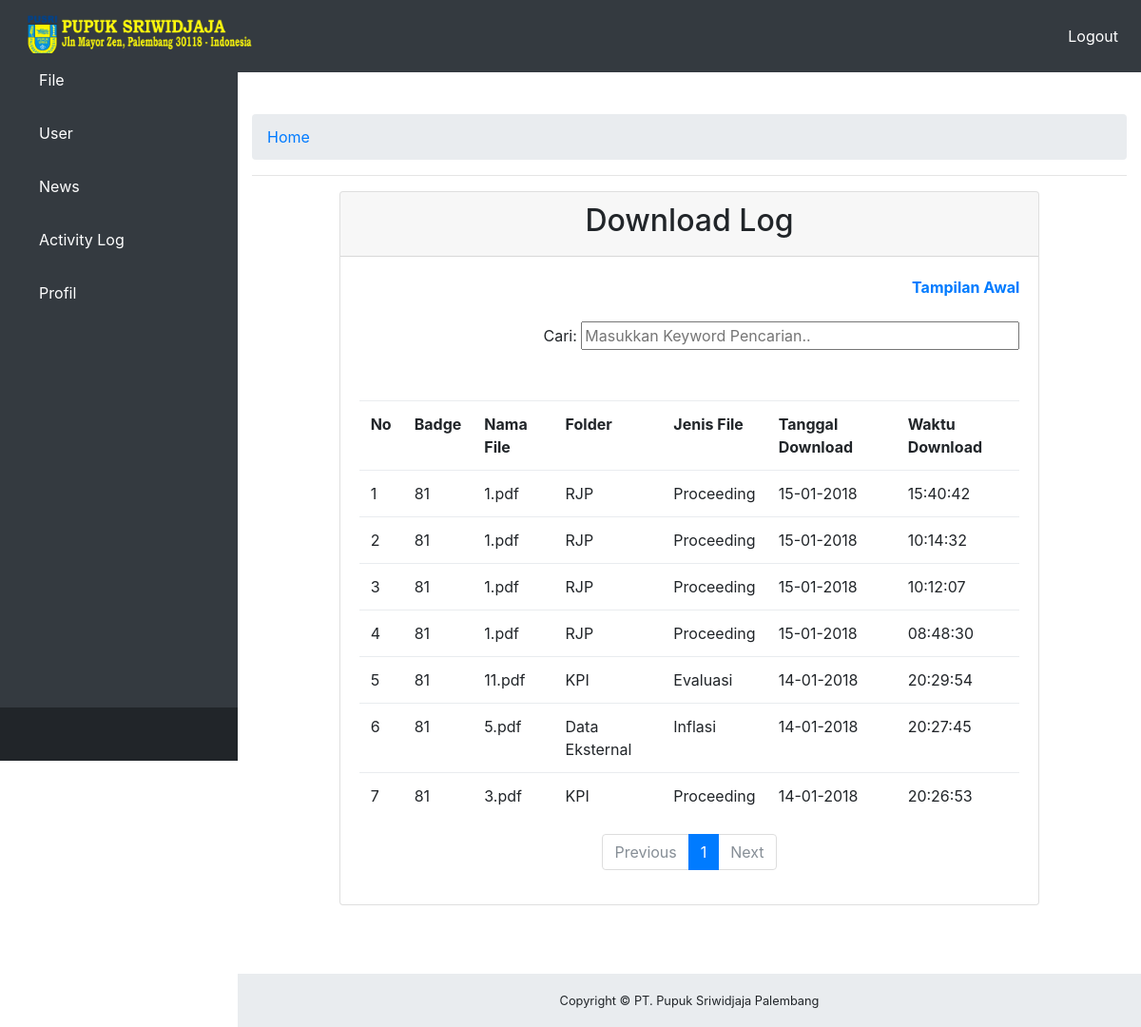
Screenshot of /activity_log.php (signed in) with the database file from the repository.
### tables this page shows
CREATE TABLE `download_log` (
  `id_dwnld` int(11) NOT NULL,
  `badge` varchar(10) NOT NULL,
  `nama_file` varchar(50) NOT NULL,
  `folder` varchar(20) NOT NULL,
  `jenis_file` varchar(25) NOT NULL,
  `tgl_download` varchar(12) NOT NULL,
  `waktu_download` varchar(10) NOT NULL
);

### functions.php (called while the page is built, shortened)
<?php
$conn = mysqli_connect("localhost", "root", "", "cpis_pusri");
function query($query){
	global $conn;
	$result = mysqli_query($conn, $query);
	$rows = [];
	while ( $row = mysqli_fetch_assoc($result) ) {
		$rows[] = $row;
	}
	return $rows;
}

### activity_log.php (the view, shortened to what this page needs)
<?php
require 'functions.php';
	$jumlahDataPerHalaman = 8;
	$jumlahData = count(query("SELECT * FROM download_log ORDER BY id_dwnld"));
	$jumlahHalaman = ceil($jumlahData / $jumlahDataPerHalaman);
	$halamanAktif = (isset($_GET["halaman"])) ? $_GET["halaman"] : 1;
	$awalData = ($jumlahDataPerHalaman * $halamanAktif) - $jumlahDataPerHalaman;
$data = query("SELECT * FROM download_log ORDER BY id_dwnld DESC LIMIT $awalData, $jumlahDataPerHalaman");
require 'navbar_admin.php';
?>
<div class="d-flex justify-content-center">
 	<div class="col-md-10 m-auto">
 		 <div class="card">
 		 	<div class="card-header">
					<h2 align="center">Download Log</h2>
 		 	</div>
  			 <div class="card-body">
	<form action="" method="post" align="right">
		<a href="activity_log.php"><b>Tampilan Awal</b></a><br><br>
		<label for="keyword">Cari: </label>
		<input type="text" name="keyword" size="40" autofocus placeholder="Masukkan Keyword Pencarian.." autocomplete="off" id="keyword">
	</form>
<br><br>
	<div id="container">
<table align="center" class="table table-hover">
	<tr>
		<th>No</th>
		<th>Badge</th>
		<th>Nama File</th>
		<th>Folder</th>
		<th>Jenis File</th>
		<th>Tanggal Download</th>
		<th>Waktu Download</th>
	</tr>
	<?php $i=$awalData+1; ?>
	<?php foreach ($data as $row) : ?>
	<tr>
		<td><?= $i ?></td>
		<td><?= $row["badge"]; ?></td>
		<td><?= $row["nama_file"]; ?></td>
		<td><?= $row["folder"]; ?></td>
		<td><?= $row["jenis_file"]; ?></td>
		<td><?= $row["tgl_download"]; ?></td>
		<td><?= $row["waktu_download"]; ?></td>
	</tr>
	<?php $i++; ?>
<?php endforeach; ?>
	</table>	<?php require'navpag.php'; ?>
</div>
</div></div></div></div>
	<br><br><br>
<?php require 'footer.php'; ?>

### navbar_admin.php (shortened to what this page needs)
<!DOCTYPE html>
<html lang="en">
<head>
  <link href="css/bootstrap.min.css" rel="stylesheet">
  <link href="css/font-awesome.min.css" rel="stylesheet" type="text/css">
  <link href="css/sb-admin.css" rel="stylesheet">
</head>
<body class="fixed-nav sticky-footer" id="page-top">
  <nav class="navbar navbar-expand-lg navbar-dark bg-dark fixed-top" id="mainNav">
    <a class="navbar-brand"><img src="img/logopusri2.png" width="250" height="50" class="d-inline-block align-top"></a>
    <div class="collapse navbar-collapse" id="navbarResponsive">
      <ul class="navbar-nav navbar-sidenav" id="exampleAccordion">
        <li class="nav-item" data-toggle="tooltip" data-placement="right" title="File">
          <a class="nav-link nav-link-collapse collapsed" data-toggle="collapse" href="#collapseComponents" data-parent="#exampleAccordion">
            <i class="fa fa-fw fa-wrench"></i>
            <span class="nav-link-text"><font color="white">File</font></span>
          </a>
        </li>
        <li class="nav-item" data-toggle="tooltip" data-placement="right" title="User">
          <a class="nav-link nav-link-collapse collapsed" data-toggle="collapse" href="#collapseExamplePages" data-parent="#exampleAccordion">
            <i class="fa fa-fw fa-file"></i>
            <span class="nav-link-text"><font color="white">User</font></span>
          </a>
        </li>
        <li class="nav-item" data-toggle="tooltip" data-placement="right" title="News">
          <a class="nav-link nav-link-collapse collapsed" data-toggle="collapse" href="#collapseMulti" data-parent="#exampleAccordion">
            <i class="fa fa-fw fa-sitemap"></i>
            <span class="nav-link-text"><font color="white">News</font></span>
          </a>
        </li>
        <li class="nav-item" data-toggle="tooltip" data-placement="right" title="Components">
          <a class="nav-link nav-link-collapse collapsed" data-toggle="collapse" href="#activity" data-parent="#exampleAccordion">
            <i class="fa fa-fw fa-wrench"></i>
            <span class="nav-link-text"><font color="white">Activity Log</font></span>
          </a>
        </li>
        <li class="nav-item" data-toggle="tooltip" data-placement="right" title="Profil">
          <a class="nav-link nav-link-collapse collapsed" data-toggle="collapse" href="#profil" data-parent="#exampleAccordion">
            <i class="fa fa-fw fa-wrench"></i>
            <span class="nav-link-text"><font color="white">Profil</font></span>
          </a>
        </li>
      </ul>
      <ul class="navbar-nav sidenav-toggler">
        <li class="nav-item">
          <a class="nav-link text-center" id="sidenavToggler">
            <i class="fa fa-fw fa-angle-left"></i>
          </a>
        </li>
      </ul>
      <ul class="navbar-nav ml-auto">
        <li class="nav-item">
          <a class="nav-link" data-toggle="modal" data-target="#exampleModal">
            <i class="fa fa-fw fa-sign-out"></i><font color="white">Logout</font></a>
        </li>
      </ul>
    </div>
  </nav>
<br><br>
   <div class="content-wrapper">
    <div class="container-fluid">
      <ol class="breadcrumb">
        <li class="breadcrumb-item">
          <a href="Admin.php">Home</a>
        </li>
      </ol>
      <hr>

### navpag.php (shortened to what this page needs)
<nav aria-label="...">
  <ul class="pagination justify-content-center">
<?php if($halamanAktif == 1) : ?>
  	<li class="page-item disabled">
  		<span class="page-link">Previous</span>
<?php elseif($halamanAktif > 1) : ?>
    <li class="page-item">
      	<a class="page-link" href="?halaman=<?= $halamanAktif - 1;?>">Previous</a>
<?php endif; ?>
	</li>
<?php if ($jumlahHalaman<=8):?>
<?php for ($i = 1; $i <= $jumlahHalaman; $i++): ?>
	<?php if($i == $halamanAktif) : ?>
	<li class="page-item active">
      <span class="page-link">
        <?= $i;?>
      </span>
    </li>
	<?php else : ?>
    <li class="page-item"><a class="page-link" href="?halaman=<?= $i; ?>"><?= $i;?></a></li>
<?php endif; ?>
<?php endfor; ?>
<?php endif; ?>
 <?php if($halamanAktif >= $jumlahHalaman) : ?>
  	<li class="page-item disabled">
  		<span class="page-link">Next</span>
<?php elseif($halamanAktif < $jumlahHalaman) : ?>
    <li class="page-item">
      	<a class="page-link" href="?halaman=<?= $halamanAktif + 1;?>">Next</a>
<?php endif; ?>
	</li>
  </ul>
</nav>

### footer.php (shortened to what this page needs)
    <footer class="sticky-footer">
      <div class="container">
        <div class="text-center">
          <small>Copyright © PT. Pupuk Sriwidjaja Palembang</small>
        </div>
      </div>
    </footer>
</body>
</html>

### css/sb-admin.css (style rules this page uses)
html { position: relative; min-height: 100%; }
body { overflow-x: hidden; }
body.sticky-footer { margin-bottom: 56px; }
body.sticky-footer .content-wrapper { min-height: calc(100vh - 56px - 56px); }
body.fixed-nav { padding-top: 56px; }
.content-wrapper { min-height: calc(100vh - 56px); padding-top: 1rem; }
#mainNav .navbar-collapse { overflow: auto; max-height: 75vh; }
#mainNav .navbar-collapse .navbar-nav .nav-item .nav-link { cursor: pointer; }
#mainNav .navbar-collapse .navbar-sidenav .nav-link-collapse:after { float: right; content: '\f107'; font-family: 'FontAwesome'; }
#mainNav .navbar-collapse .navbar-sidenav .nav-link-collapse.collapsed:after { content: '\f105'; }
#mainNav .navbar-collapse .sidenav-toggler { display: none; }
@media (min-width: 992px) { #mainNav .navbar-brand { width: 250px; } }
@media (min-width: 992px) { #mainNav .navbar-collapse { overflow: visible; max-height: none; } }
@media (min-width: 992px) { #mainNav .navbar-collapse .navbar-sidenav { position: absolute; top: 0; left: 0; overflow-x: hidden; overflow-y: auto; -webkit-flex-direction: column; -ms-flex-direction: column; flex-direction: column; margin-top: 56px; } }
@media (min-width: 992px) { #mainNav .navbar-collapse .navbar-sidenav > .nav-item { width: 250px; padding: 0; } }
@media (min-width: 992px) { #mainNav .navbar-collapse .navbar-sidenav > .nav-item > .nav-link { padding: 1em; } }
#mainNav.fixed-top .sidenav-toggler { display: none; }
@media (min-width: 992px) { #mainNav.fixed-top .navbar-sidenav { height: calc(100vh - 112px); } }
@media (min-width: 992px) { #mainNav.fixed-top .sidenav-toggler { position: absolute; top: 0; left: 0; display: flex; overflow-x: hidden; overflow-y: auto; -webkit-flex-direction: column; -ms-flex-direction: column; flex-direction: column; margin-top: calc(100vh - 56px); } }
@media (min-width: 992px) { #mainNav.fixed-top .sidenav-toggler > .nav-item { width: 250px; padding: 0; } }
@media (min-width: 992px) { #mainNav.fixed-top .sidenav-toggler > .nav-item > .nav-link { padding: 1em; } }
#mainNav.fixed-top.navbar-dark .sidenav-toggler { background-color: #212529; }
#mainNav.fixed-top.navbar-dark .sidenav-toggler a i { color: #adb5bd; }
.content-wrapper { overflow-x: hidden; background: white; }
@media (min-width: 992px) { .content-wrapper { margin-left: 250px; } }
#sidenavToggler i { font-weight: 800; }
#mainNav.navbar-dark .navbar-collapse .navbar-sidenav .nav-link-collapse:after { color: #868e96; }
#mainNav.navbar-dark .navbar-collapse .navbar-sidenav > .nav-item > .nav-link { color: #868e96; }
@media (min-width: 992px) { #mainNav.navbar-dark .navbar-collapse .navbar-sidenav { background: #343a40; } }
footer.sticky-footer { position: absolute; right: 0; bottom: 0; width: 100%; height: 56px; background-color: #e9ecef; line-height: 55px; }
@media (min-width: 992px) { footer.sticky-footer { width: calc(100% - 250px); } }

### rows the page displays
download_log: badge "81", nama_file "1.pdf", folder "RJP", jenis_file "Proceeding", tgl_download "15-01-2018", waktu_download "15:40:42"
download_log: badge "81", nama_file "1.pdf", folder "RJP", jenis_file "Proceeding", tgl_download "15-01-2018", waktu_download "10:14:32"
download_log: badge "81", nama_file "1.pdf", folder "RJP", jenis_file "Proceeding", tgl_download "15-01-2018", waktu_download "10:12:07"
download_log: badge "81", nama_file "1.pdf", folder "RJP", jenis_file "Proceeding", tgl_download "15-01-2018", waktu_download "08:48:30"
download_log: badge "81", nama_file "11.pdf", folder "KPI", jenis_file "Evaluasi", tgl_download "14-01-2018", waktu_download "20:29:54"
download_log: badge "81", nama_file "5.pdf", folder "Data Eksternal", jenis_file "Inflasi", tgl_download "14-01-2018", waktu_download "20:27:45"
download_log: badge "81", nama_file "3.pdf", folder "KPI", jenis_file "Proceeding", tgl_download "14-01-2018", waktu_download "20:26:53"
